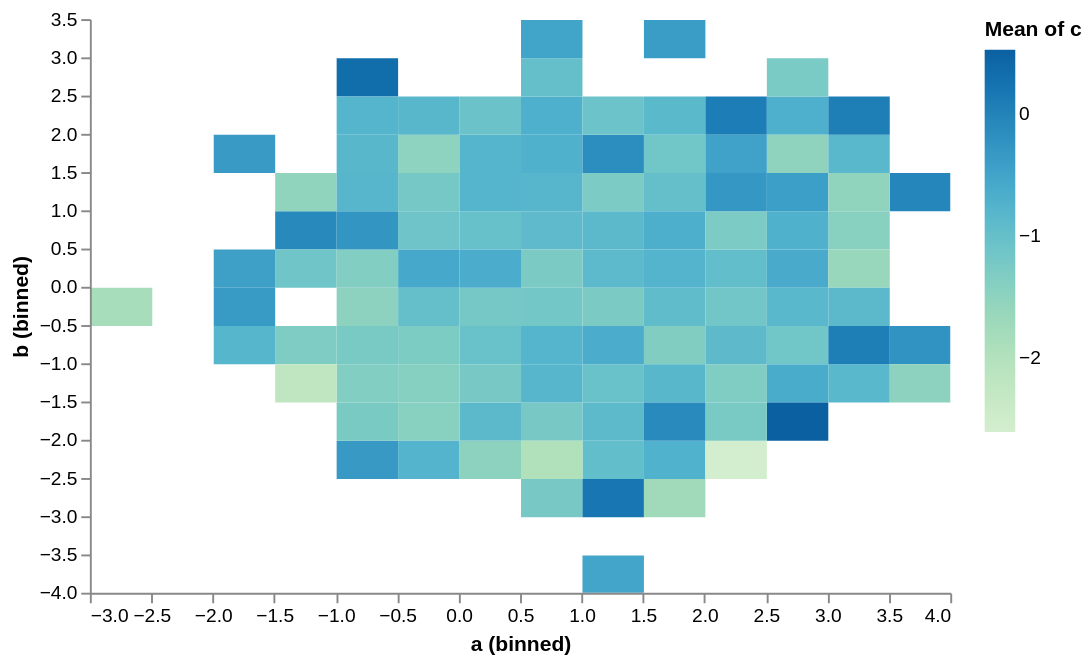

Express this chart as Vega-Lite.
### Vega-Lite specification from a JSON file in a GitHub repository (floating-point values rounded to 4 significant figures; data arrays with more than 128 entries replaced by an {"elided": "..."} marker saying what was removed)
{"mark": "rect", "encoding": {"x": {"field": "a", "bin": {"maxbins": 20}, "type": "quantitative"}, "y": {"field": "b", "bin": {"maxbins": 20}, "type": "quantitative"}, "color": {"field": "c", "aggregate": "mean", "type": "quantitative"}}, "config": {"range": {"heatmap": {"scheme": "greenblue"}}, "view": {"stroke": "transparent"}}, "$schema": "https://vega.github.io/schema/vega-lite/v2.json", "width": 450, "height": 300, "selection": {"grid": {"type": "interval", "bind": "scales"}}, "data": {"values": {"elided": "1000 records"}}}
